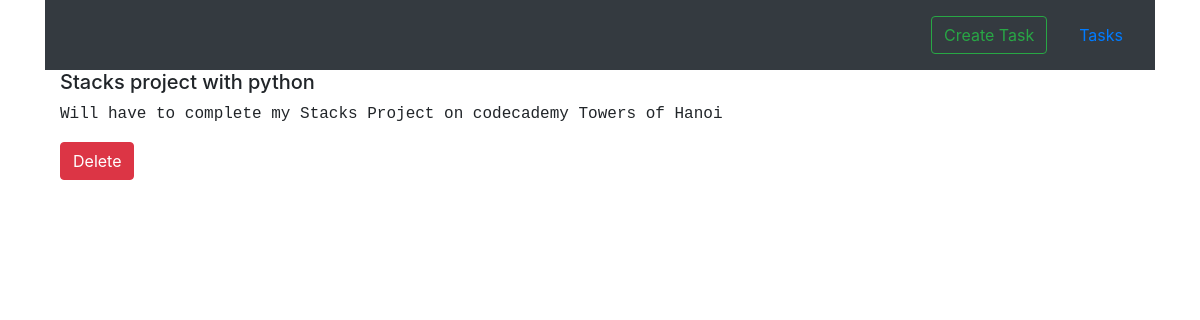
/task/5, run on the app's committed database.
### tasks/models.py (models this page shows, shortened)
class Task(models.Model):
	title = models.CharField(max_length=100)
	description = models.TextField()
	is_complete = models.BooleanField(default=False)
	date_created = models.DateTimeField(auto_now=True)

### tasks/views.py (the view)
# urls.py: path('task/<str:pk>', taskView, name="task"),
def taskView(request, pk):
	task = Task.objects.get(id=pk)
	template_name = 'task.html'
	context = {'task': task}
	return render(request, template_name, context)

### templates/task.html
{% extends 'base.html' %}
{% block content %}
<div class="container justify-content-center">
<div class="">
    <h5>{{task.title}}</h5>
    <p class="text-monospace">{{task.description}}</p>
    <a href="{% url 'delete' task.id %}" type="submit" class="btn btn-danger"> Delete </a>
</div>
</div>
{% endblock %}

### data on the page
Task: title "Stacks project with python", description "Will have to complete my Stacks Project on codecademy Towers of Hanoi"
